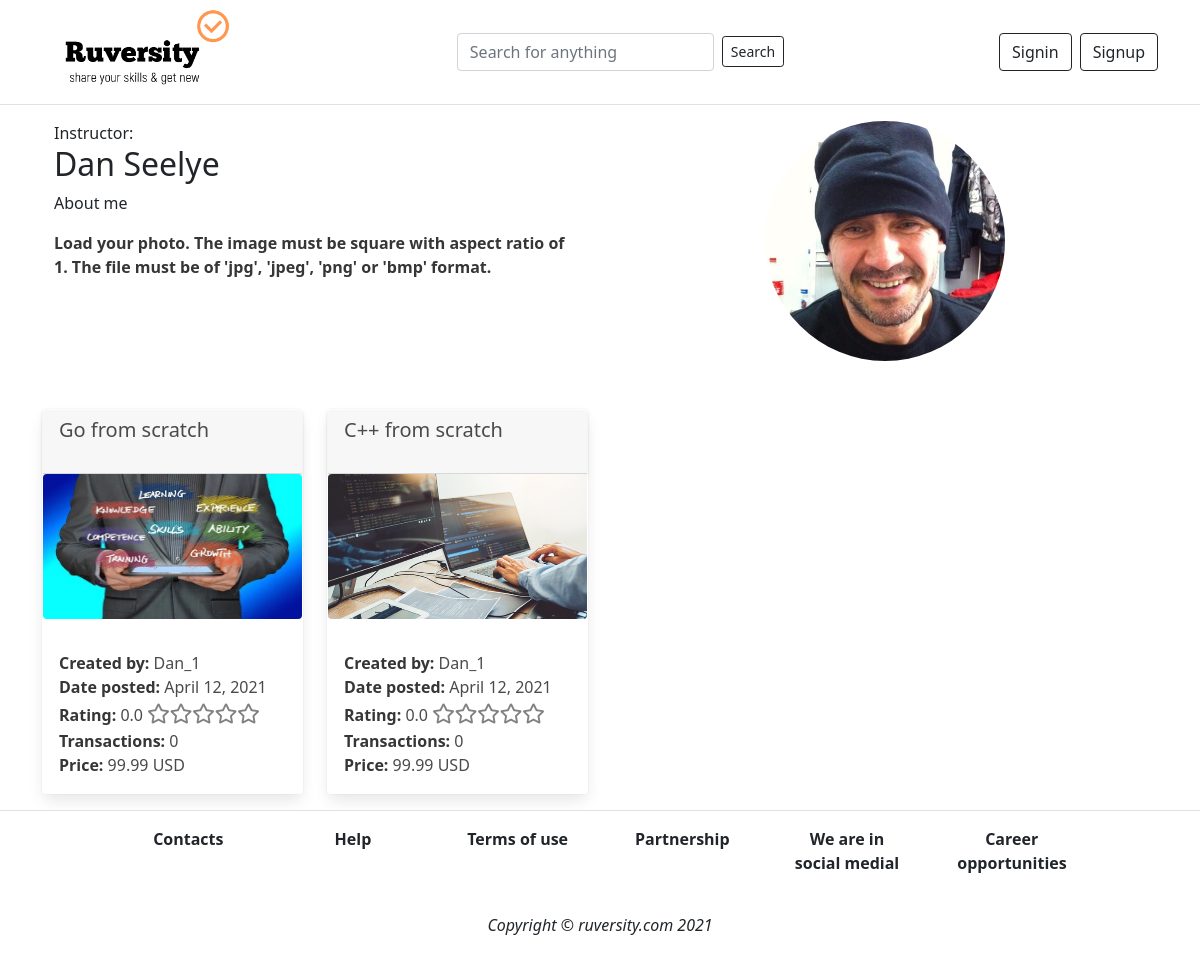
The page /workshop/author_page/24 on the database as committed earlier.
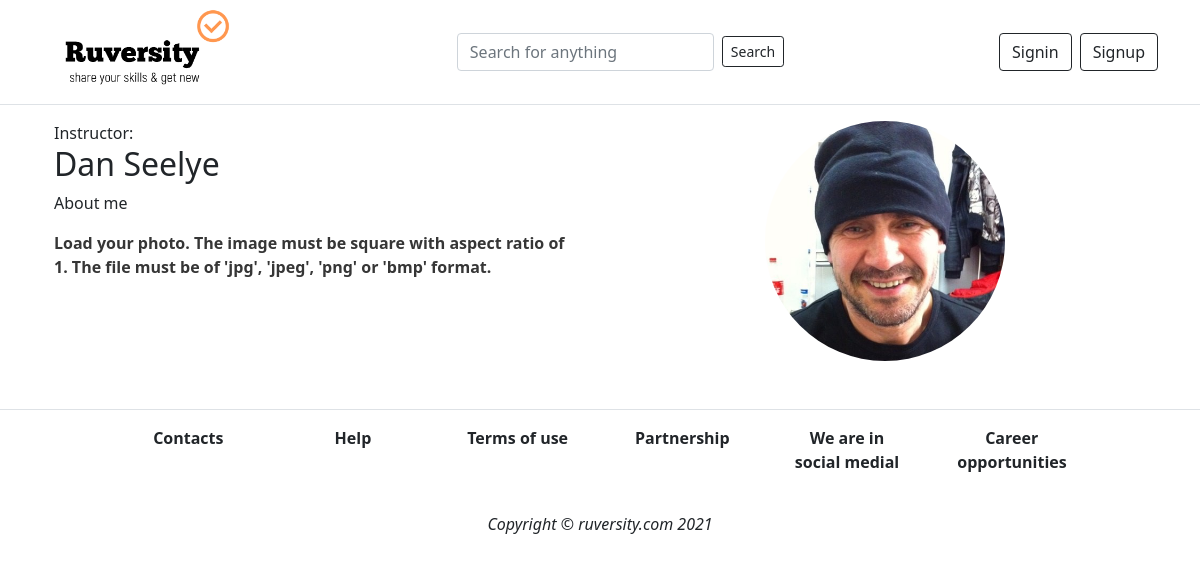
The same page on the database as committed later.
### app_content/models.py (models this page shows, shortened)
class MainSubject(models.Model):
    category = models.ForeignKey(Category, on_delete=models.DO_NOTHING)
    title = models.CharField(max_length=100)
    description = models.TextField(null=True)
    prerequisite = models.TextField(null=True)
    date_posted = models.DateField(auto_now_add=True)
    thumbnail_file = models.FileField(upload_to='uploads')
    author = models.ForeignKey(User, on_delete=models.DO_NOTHING)
    price = models.ForeignKey(Price, on_delete=models.DO_NOTHING)
    language = models.ForeignKey(Language, on_delete=models.DO_NOTHING)
    percent = models.CharField(max_length=50, default='0%')
    total = models.IntegerField(default=0)  # Общее число баллов
    quantity = models.IntegerField(default=0)  # Кол-во оценок
    av_rating = models.DecimalField(
        max_digits=3, decimal_places=1, default=0)  # average rating
    transactions = models.IntegerField(default=0)
    ready = models.BooleanField(default=False)
    checked = models.BooleanField(default=False)
    blocked = models.BooleanField(default=False)
    discount_programs = models.BooleanField(default=True)

class Price(models.Model):
    regular = models.DecimalField(max_digits=5, decimal_places=2)
    discount = models.DecimalField(max_digits=5, decimal_places=2)

### app_workshop/views.py (the view)
# urls.py: path('author_page/<int:user_id>', views.author_page, name='author_page'),
def author_page(request, user_id):
        if Author.objects.filter(user=user_id).exists():
            author = Author.objects.get(user=user_id)
            subjects =MainSubject.objects.filter(author=author.user)
            context = {
                'author': author,
                'subjects': subjects
            }
            return render(request, 'workshop/author_page.html', context)
        else:
            messages.error(
                request, 'The author has no profile yet')
            return redirect('studio')

### templates/workshop/author_page.html (shortened to what this page needs)
{% extends "base.html" %}
{% block content %}
<div class="container">
<div class="row mt-3">
    <div class="col-6">
      <div class="row m-auto">
        <div class="col">
      Instructor:
      </div>
      </div>
      <div class="row m-auto"><div class="col">
        <h2>{{author.first_name}} {{author.last_name}}</h2>
      </div></div>
      <div class="row m-auto"><div class="col">About me</div></div>
      <p>
      <div class="row m-auto"><div class="col"><strong>
        {{author.background}}
      </strong></div></div>
      </p>
    </div>
    <div class="col-6">
          <img src="{{author.photo.url}}" alt="Placeholder image" class='rounded-circle mx-auto d-block' style='width: 15rem; height: 15rem;' >
    </div>
</div>
<div class="row mt-5">
  {% for subject in subjects %}
  <div class="col-sm-3">
    <div class="card mb-3" style="border-color: transparent;">
      <div class="card-header" style='height:4rem'>
        <h5>{{subject.title}}</h5>
      </div>
      <a href="{% url 'subject' subject.id %}">
        <figure class="image is-16by9">
          <img src="{{subject.thumbnail_file.url}}" alt="Placeholder image" class='rounded-2 img-fluid'>
        </figure>
      </a>
      <div class="card-body">
        <div class="row">
          <div class="col"><strong>Created by:</strong>
            {{subject.author}}
          </div>
        </div>
        <div class="row">
          <div class="col"><strong>Date posted: </strong>{{subject.date_posted}}</div>
        </div>
        <div class="row">
          <div class="col">
            <strong>
              Rating:
            </strong> {{subject.av_rating}}
            <div class="stars-outer">
            </div>
          </div>
        </div>
        <div class="row">
          <div class="col">
            <strong>Transactions:</strong> {{subject.transactions}}
          </div>
        </div>
        {% if subject.discount_programs == True and discount_time.discount_on == True %}
        <div class="row">
          <div class="col">
            <strong>Price:</strong> {{subject.price.discount}} USD
          </div>
        </div>
        {% else %}
        <div class="row">
          <div class="col">
            <strong>Price:</strong> {{subject.price.regular}} USD
          </div>
        </div>
        {% endif %}
      </div>
    </div>
  </div>
  {% endfor %}
</div>
</div>
{% endblock %}

Rows that differ between the two databases and show on the page:
removed MainSubject: title "Go from scratch", thumbnail_file (picture), author "Dan_1", date_posted "April 12, 2021", av_rating "0.0", transactions "0", price.regular "99.99"
removed MainSubject: title "C++ from scratch", thumbnail_file (picture), author "Dan_1", date_posted "April 12, 2021", av_rating "0.0", transactions "0", price.regular "99.99"
